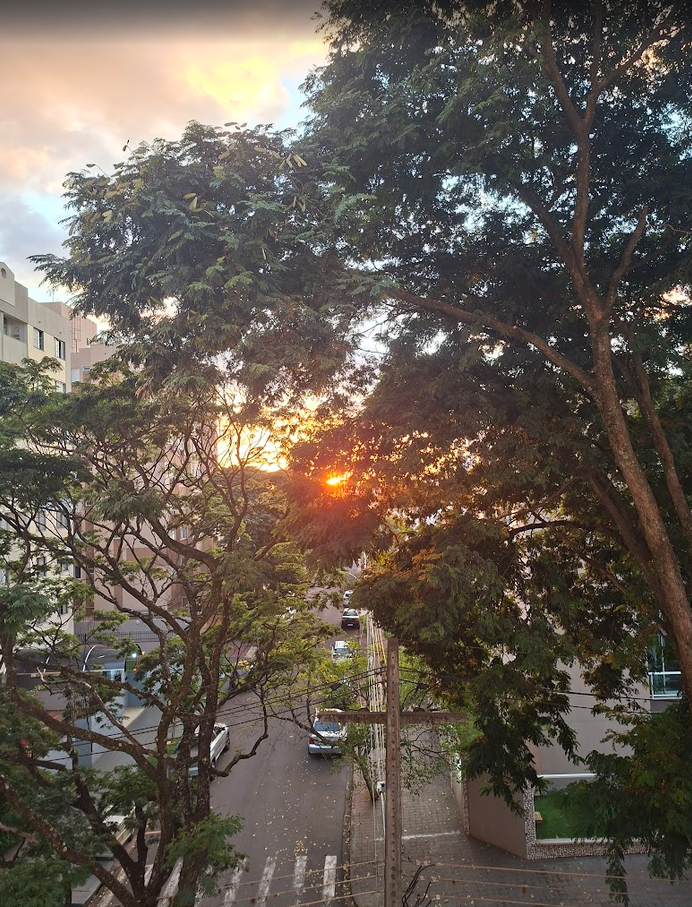
#> input picture test-images/arvores.png, 692 x 907 px
$ python high-boost.py test-images/arvores.png 5 1.0
#> lines starting #> are read from the running program, lines starting #| are printed output that depends on the picture
import sys
import numpy as np
import matplotlib.pyplot as plt
from skimage import io, img_as_float, img_as_ubyte
from scipy.ndimage import uniform_filter

def filtro_high_boost(imagem, m, k):
    """
    Aplica o filtro High-Boost em uma imagem em tons de cinza.
    """
    img_float = img_as_float(imagem)
    img_borrada = uniform_filter(img_float, size=m)
    mascara = img_float - img_borrada
    img_aguçada = img_float + (k * mascara)
    img_final = np.clip(img_aguçada, 0, 1)

    return img_final, mascara


if __name__ == '__main__':

    if len(sys.argv) != 4:
        print("Formato esperado: python high-boost.py <caminho_imagem> <m> <k>")
        print("Exemplo: python high-boost.py imagem.png 5 2.5")
        sys.exit(1)

    # Parâmetros
    caminho_imagem = sys.argv[1]

    try:
        m = int(sys.argv[2])
        k = float(sys.argv[3])
    except ValueError:
        print("Erro de tipo de dado")
        print("O parâmetro 'm' deve ser um número inteiro (ex: 3, 5).")
        print("O parâmetro 'k' deve ser um número decimal (ex: 1.5, 2.0).")
        sys.exit(1)

    print(f"Processando '{caminho_imagem}' com m={m} e k={k}...")

    # Carregar imagem
    try:
        imagem_original = io.imread(caminho_imagem, as_gray=True)
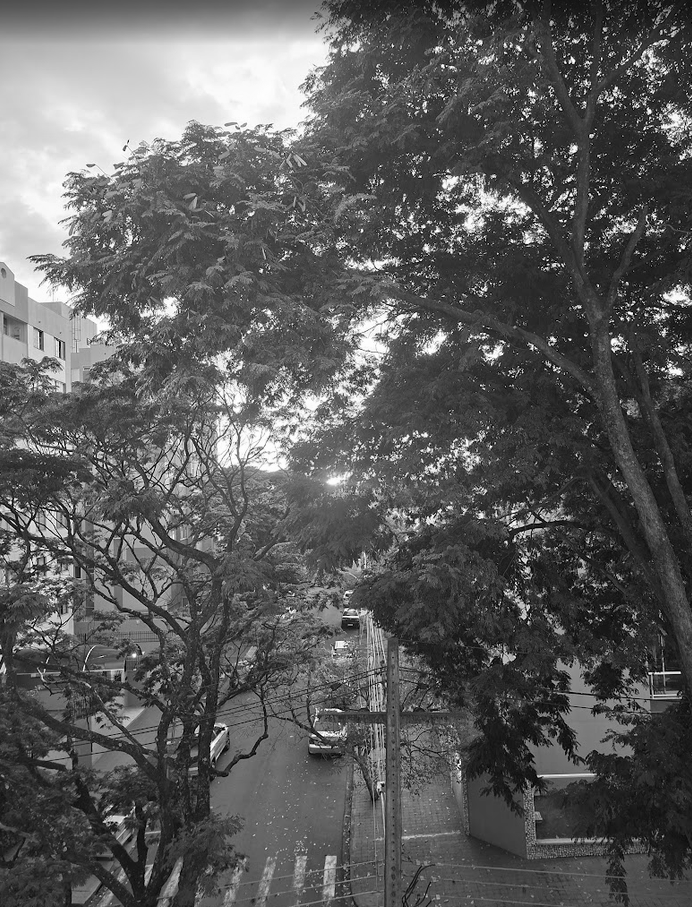
#> imagem_original: shape (907, 692) float64; min 0, max 1, mean 0.366
    except FileNotFoundError:
        print(f"Erro: O arquivo '{caminho_imagem}' não foi encontrado.")
        sys.exit(1)
    except Exception as e:
        print(f"Erro inesperado ao abrir a imagem: {e}")
        sys.exit(1)

    # Aplicar filtro
    resultado, mascara_detalhes = filtro_high_boost(imagem_original, m=m, k=k)
#> in filtro_high_boost, `img_borrada = uniform_filter(img_float, size=m)`:
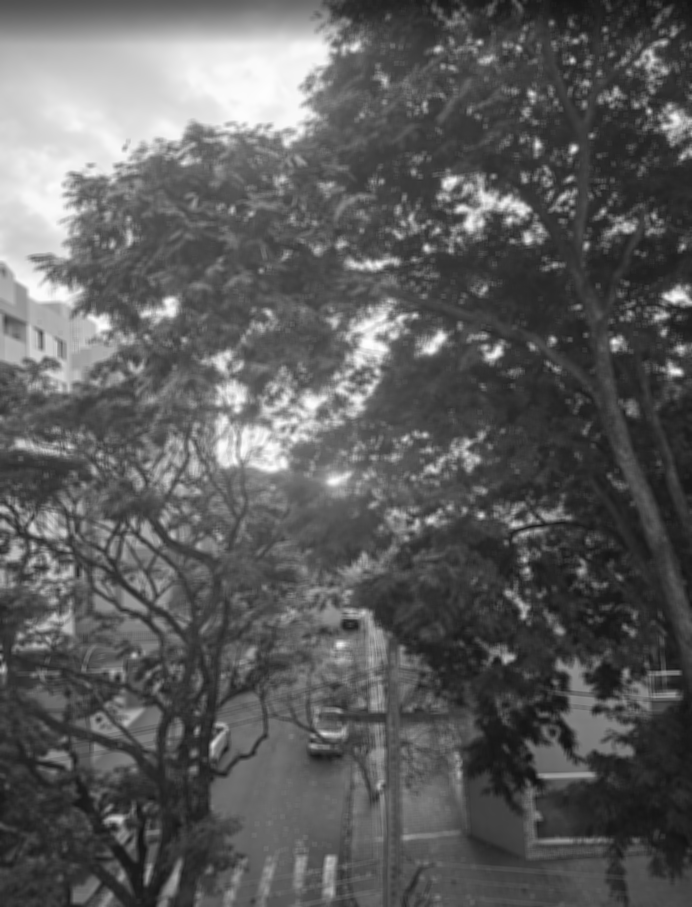
#> img_borrada: shape (907, 692) float64; min 0.0735, max 0.997, mean 0.366
#> in filtro_high_boost, `mascara = img_float - img_borrada`:
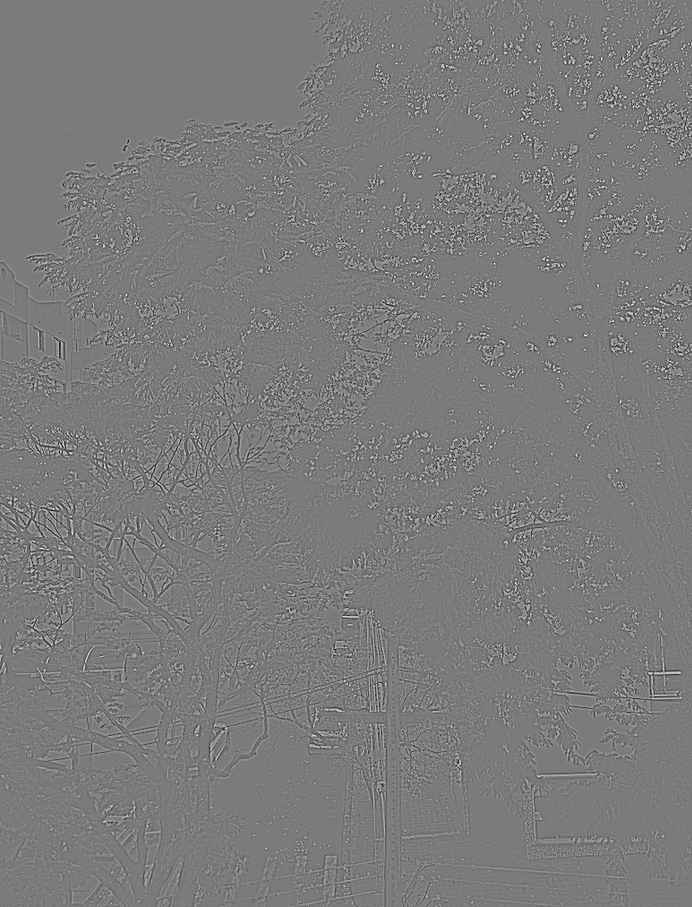
#> mascara: shape (907, 692) float64; min -0.722, max 0.77, mean 5.03e-17; drawn with min black and max white
#> in filtro_high_boost, `img_aguçada = img_float + (k * mascara)`:
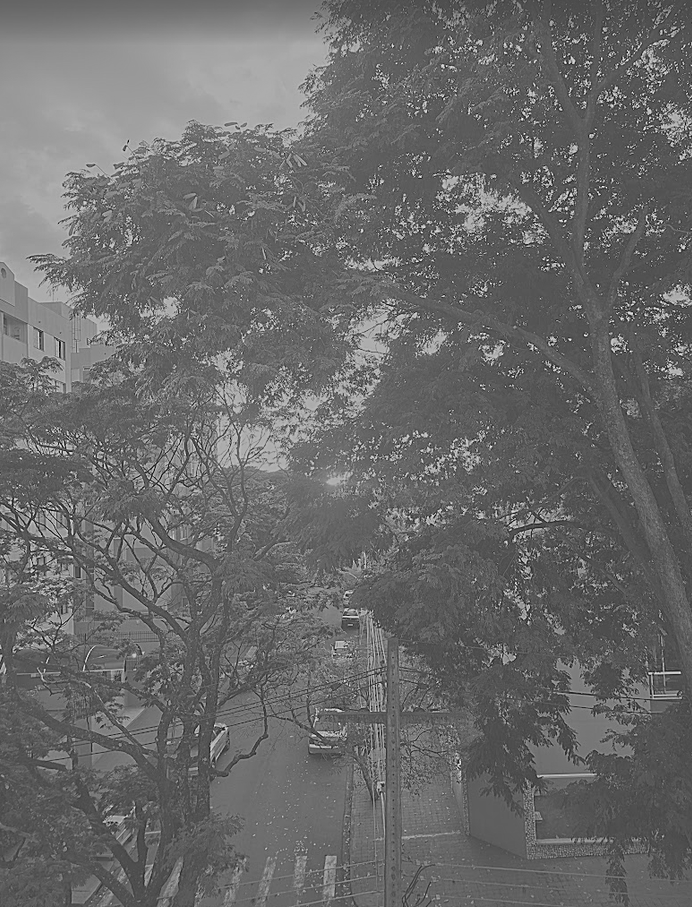
#> img_aguçada: shape (907, 692) float64; min -0.643, max 1.77, mean 0.366; drawn with min black and max white

    # Normalizar máscara para salvá-la
    mascara_normalizada = (mascara_detalhes - mascara_detalhes.min()) / (mascara_detalhes.max() - mascara_detalhes.min())

    # Salvar
    saida_mascara = f"mascara_m{m}_k{k}.png"
    saida_imagem = f"resultado_m{m}_k{k}.png"
    io.imsave(saida_imagem, img_as_ubyte(resultado))
    io.imsave(saida_mascara, img_as_ubyte(mascara_normalizada))
    print(f"Sucesso! Imagem salva como '{saida_imagem}'. Máscara normalizada salva como '{saida_mascara}'.")

$ run again, on test-images/criptograma_cinza.png
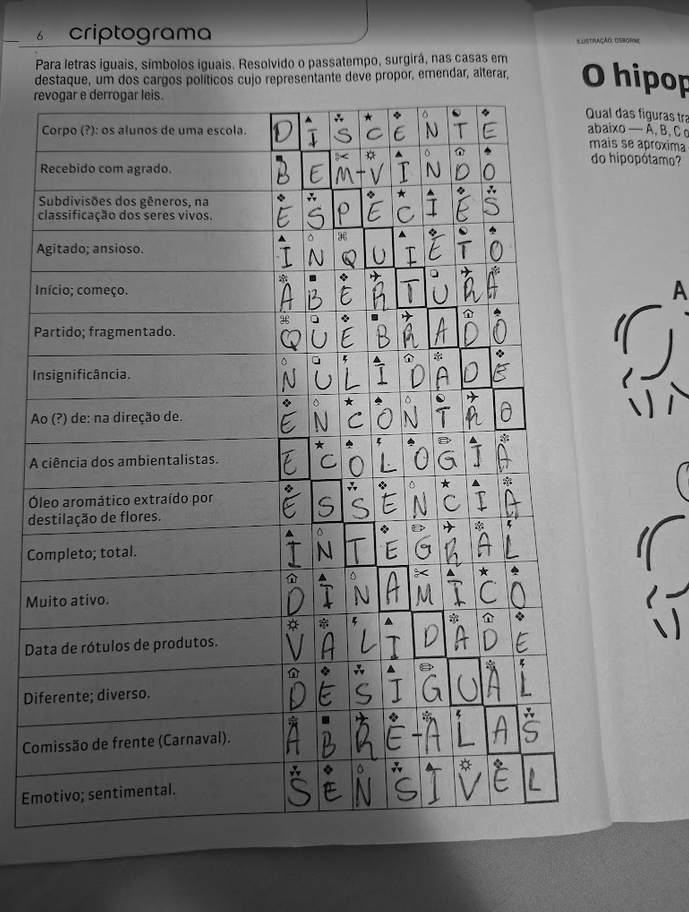
#> input picture test-images/criptograma_cinza.png, 689 x 912 px
#> imagem_original is the input picture: shape (912, 689); min 0, max 236, mean 125.7
#> in filtro_high_boost, `mascara = img_float - img_borrada`:
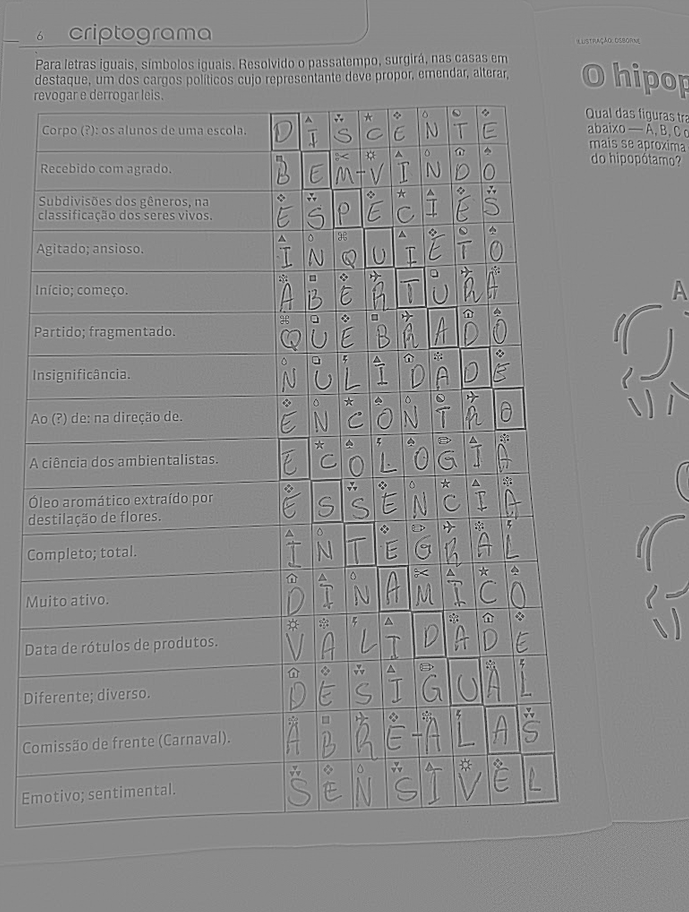
#> mascara: shape (912, 689) float64; min -0.629, max 0.53, mean 6.34e-16; drawn with min black and max white
#> in filtro_high_boost, `img_aguçada = img_float + (k * mascara)`:
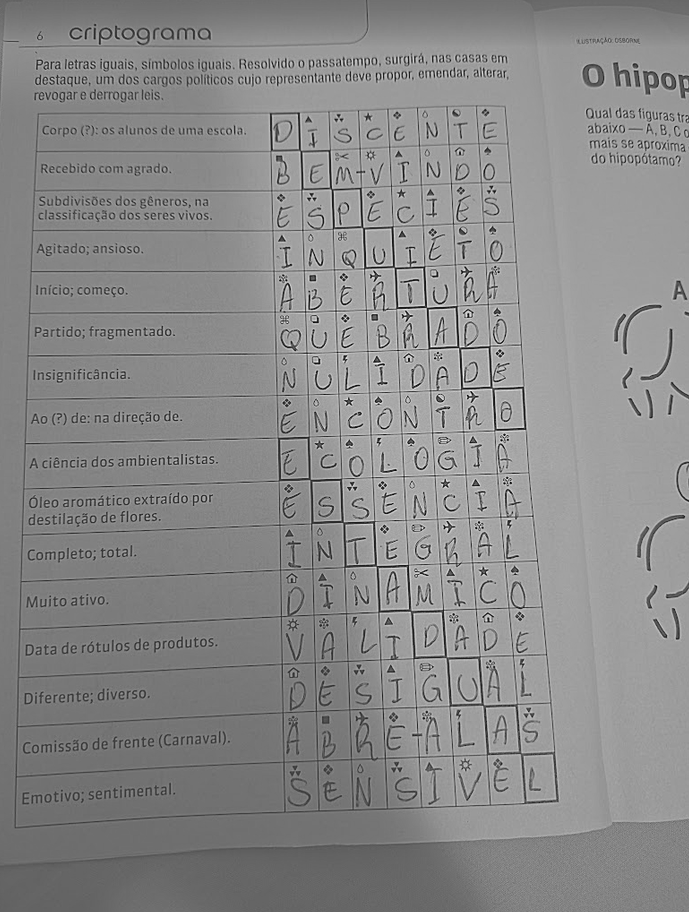
#> img_aguçada: shape (912, 689) float64; min -0.629, max 1.44, mean 0.493; drawn with min black and max white
